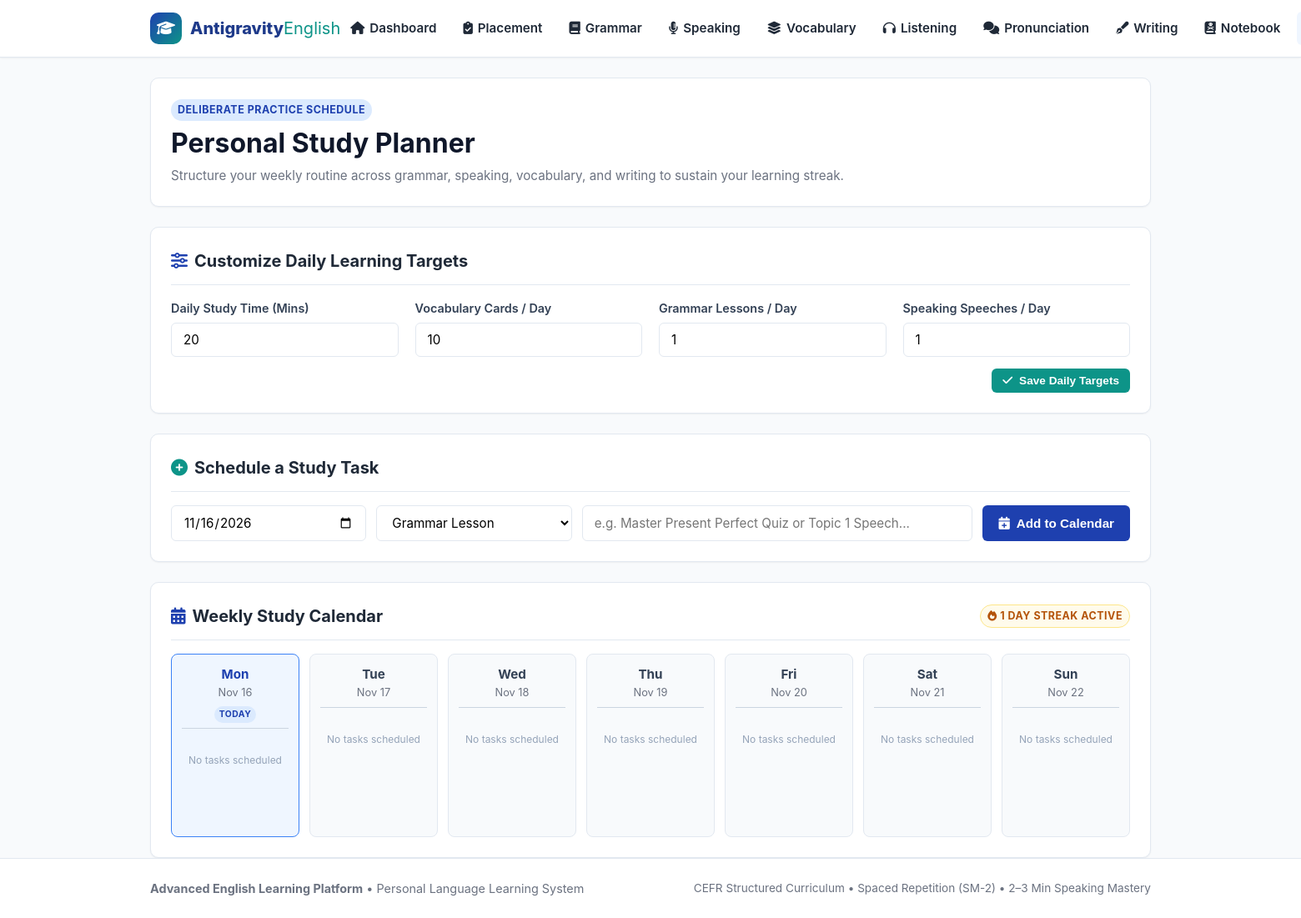
/planner/ (signed in), run on the app's committed database.
### tables this page shows
CREATE TABLE users (
    id INTEGER PRIMARY KEY AUTOINCREMENT,
    username TEXT UNIQUE NOT NULL,
    email TEXT UNIQUE,
    password_hash TEXT NOT NULL,
    is_guest INTEGER DEFAULT 0,
    xp INTEGER DEFAULT 0,
    streak_days INTEGER DEFAULT 1,
    last_active_date TEXT,
    daily_goal_minutes INTEGER DEFAULT 20,
    daily_goal_words INTEGER DEFAULT 10,
    daily_goal_lessons INTEGER DEFAULT 1,
    daily_goal_speaking INTEGER DEFAULT 1,
    voice_speed REAL DEFAULT 1.0,
    created_at TIMESTAMP DEFAULT CURRENT_TIMESTAMP
);

### routes/planner.py (the view)
@bp.route('')
@bp.route('/')
@login_required
def index():
    user_id = session['user_id']
    db = get_db()
    cur = db.execute("SELECT * FROM users WHERE id = ?", (user_id,))
    user = cur.fetchone()
    today = date.today()
    start_of_week = today - timedelta(days=today.weekday())  # Monday
    week_days = []
    for i in range(7):
        current_day = start_of_week + timedelta(days=i)
        day_str = current_day.isoformat()
        cur_t = db.execute("""
            SELECT * FROM study_planner
            WHERE user_id = ? AND plan_date = ?
            ORDER BY is_completed ASC, id ASC
        """, (user_id, day_str))
        tasks = cur_t.fetchall()
        week_days.append({
            "date": day_str,
            "day_name": current_day.strftime("%A"),
            "date_formatted": current_day.strftime("%b %d"),
            "is_today": (current_day == today),
            "is_past": (current_day < today),
            "tasks": tasks
        })
    cur_g = db.execute("SELECT id, title FROM grammar_lessons ORDER BY order_index ASC")
    lessons = cur_g.fetchall()
    cur_s = db.execute("SELECT id, topic_number, title FROM speaking_topics ORDER BY topic_number ASC")
    topics = cur_s.fetchall()
    return render_template(
        'planner.html',
        user=user,
        week_days=week_days,
        today_str=today.isoformat(),
        lessons=lessons,
        topics=topics
    )

### database/db.py (called while the page is built)
def get_db():
    if 'db' not in g:
        db_path = current_app.config['DATABASE']
        db_dir = os.path.dirname(db_path)
        if db_dir and not os.path.exists(db_dir):
            os.makedirs(db_dir, exist_ok=True)
        g.db = sqlite3.connect(db_path)
        g.db.row_factory = sqlite3.Row
        g.db.execute("PRAGMA foreign_keys = ON;")
    return g.db

### routes/auth.py (called while the page is built)
def login_required(view):
    @functools.wraps(view)
    def wrapped_view(**kwargs):
        if g.user is None:
            flash("Please log in or continue as guest to access this section.", "info")
            return redirect(url_for('auth.login', next=request.url))
        return view(**kwargs)
    return wrapped_view

### templates/planner.html (shortened to what this page needs)
{% extends "base.html" %}
{% block content %}
<div class="card" style="margin-bottom:24px;">
  <span class="badge badge-a1" style="margin-bottom:6px;">Deliberate Practice Schedule</span>
  <h1 style="font-size:2rem;margin-bottom:6px;">Personal Study Planner</h1>
  <p style="color:var(--text-muted);font-size:0.95rem;">
    Structure your weekly routine across grammar, speaking, vocabulary, and writing to sustain your learning streak.
  </p>
</div>
<div class="card" style="margin-bottom:24px;">
  <div class="card-header">
    <div class="card-title">
      <i class="fas fa-sliders-h" style="color:var(--primary);"></i> Customize Daily Learning Targets
    </div>
  </div>
  <form action="{{ url_for('planner.update_goals') }}" method="POST">
    <div class="grid-4" style="margin-bottom:14px;">
      <div class="form-group" style="margin-bottom:0;">
        <label class="form-label">Daily Study Time (Mins)</label>
        <input type="number" name="daily_goal_minutes" class="form-control" value="{{ user.daily_goal_minutes or 20 }}" min="5" max="180">
      </div>
      <div class="form-group" style="margin-bottom:0;">
        <label class="form-label">Vocabulary Cards / Day</label>
        <input type="number" name="daily_goal_words" class="form-control" value="{{ user.daily_goal_words or 10 }}" min="1" max="100">
      </div>
      <div class="form-group" style="margin-bottom:0;">
        <label class="form-label">Grammar Lessons / Day</label>
        <input type="number" name="daily_goal_lessons" class="form-control" value="{{ user.daily_goal_lessons or 1 }}" min="1" max="10">
      </div>
      <div class="form-group" style="margin-bottom:0;">
        <label class="form-label">Speaking Speeches / Day</label>
        <input type="number" name="daily_goal_speaking" class="form-control" value="{{ user.daily_goal_speaking or 1 }}" min="1" max="10">
      </div>
    </div>
    <div style="text-align:right;">
      <button type="submit" class="btn btn-secondary btn-sm">
        <i class="fas fa-check"></i> Save Daily Targets
      </button>
    </div>
  </form>
</div>
<div class="card" style="margin-bottom:24px;">
  <div class="card-header">
    <div class="card-title">
      <i class="fas fa-plus-circle" style="color:var(--secondary);"></i> Schedule a Study Task
    </div>
  </div>
  <form action="{{ url_for('planner.add_task') }}" method="POST">
    <div style="display:grid;grid-template-columns:1.5fr 1.5fr 3fr auto;gap:12px;">
      <input type="date" name="plan_date" class="form-control" value="{{ today_str }}" required>
      <select name="task_type" class="form-control">
        <option value="grammar">Grammar Lesson</option>
      </select>
      <input type="text" name="task_title" class="form-control" placeholder="e.g. Master Present Perfect Quiz or Topic 1 Speech..." required>
      <button type="submit" class="btn btn-primary">
        <i class="fas fa-calendar-plus"></i> Add to Calendar
      </button>
    </div>
  </form>
</div>
<div class="card">
  <div class="card-header">
    <div class="card-title">
      <i class="fas fa-calendar-alt" style="color:var(--primary);"></i> Weekly Study Calendar
    </div>
    <span class="badge badge-streak"><i class="fas fa-fire"></i> {{ user.streak_days or 1 }} Day Streak Active</span>
  </div>
  <div style="display:grid;grid-template-columns:repeat(7, 1fr);gap:12px;overflow-x:auto;">
    {% for day in week_days %}
      <div style="background:{% if day.is_today %}#eff6ff{% else %}#f8fafc{% endif %};border:1px solid {% if day.is_today %}var(--primary-light){% else %}#e2e8f0{% endif %};border-radius:8px;padding:12px;min-height:220px;display:flex;flex-direction:column;">
        <div style="border-bottom:1px solid #cbd5e1;padding-bottom:6px;margin-bottom:8px;text-align:center;">
          <div style="font-weight:700;font-size:0.95rem;color:{% if day.is_today %}var(--primary){% else %}#334155{% endif %};">
            {{ day.day_name[:3] }}
          </div>
          <div style="font-size:0.8rem;color:var(--text-muted);">{{ day.date_formatted }}</div>
          {% if day.is_today %}
            <span class="badge badge-a1" style="font-size:0.65rem;padding:2px 6px;">Today</span>
          {% endif %}
        </div>
        <div style="flex:1;display:flex;flex-direction:column;gap:6px;">
          {% for t in day.tasks %}
            <div style="padding:6px 8px;border-radius:4px;font-size:0.8rem;background:#ffffff;border:1px solid #e2e8f0;display:flex;align-items:flex-start;gap:6px;">
              <input type="checkbox" {% if t.is_completed %}checked{% endif %}
                     onchange="toggleTaskDone({{ t.id }}, this)" style="margin-top:2px;cursor:pointer;">
              <span style="{% if t.is_completed %}text-decoration:line-through;color:#94a3b8;{% else %}color:#0f172a;{% endif %}line-height:1.3;">
                {{ t.task_title }}
              </span>
            </div>
          {% else %}
            <div style="font-size:0.75rem;color:#94a3b8;text-align:center;margin-top:20px;">
              No tasks scheduled
            </div>
          {% endfor %}
        </div>
      </div>
    {% endfor %}
  </div>
</div>
{% endblock %}

### static/css/style.css (style rules this page uses)
:root { --primary: #1e40af; --primary-light: #3b82f6; --primary-dark: #1e3a8a; --primary-subtle: #eff6ff; --secondary: #0d9488; --secondary-light: #14b8a6; --secondary-subtle: #f0fdfa; --accent: #f59e0b; --accent-light: #fbbf24; --accent-subtle: #fffbeb; --success: #16a34a; --success-subtle: #f0fdf4; --warning: #d97706; --warning-subtle: #fffbeb; --danger: #dc2626; --danger-subtle: #fef2f2; --text-main: #1f2937; --text-muted: #6b7280; --text-light: #9ca3af; --bg-page: #f8fafc; --bg-card: #ffffff; --bg-card-subtle: #f1f5f9; --border-color: #e2e8f0; --border-focus: #3b82f6; --shadow-sm: 0 1px 2px 0 rgba(0, 0, 0, 0.05); --shadow-md: 0 4px 6px -1px rgba(0, 0, 0, 0.1), 0 2px 4px -1px rgba(0, 0, 0, 0.06); --shadow-lg: 0 10px 15px -3px rgba(0, 0, 0, 0.1), 0 4px 6px -2px rgba(0, 0, 0, 0.05); --radius-sm: 6px; --radius-md: 10px; --radius-lg: 16px; --radius-full: 9999px; --font-main: -apple-system, BlinkMacSystemFont, "Segoe UI", Roboto, Helvetica, Arial, sans-serif; --font-km: "Hanuman", "Kantumruy Pro", "Khmer OS", -apple-system, sans-serif; }
* { box-sizing: border-box; margin: 0; padding: 0; }
body { font-family: var(--font-main); background-color: var(--bg-page); color: var(--text-main); line-height: 1.6; min-height: 100vh; display: flex; flex-direction: column; }
h1, h2, h3, h4, h5, h6 { color: #0f172a; font-weight: 700; line-height: 1.3; }
.badge-streak { background-color: var(--accent-subtle); color: #b45309; border: 1px solid #fde68a; padding: 4px 10px; border-radius: var(--radius-full); font-weight: 700; font-size: 0.85rem; display: flex; align-items: center; gap: 4px; }
.card { background-color: var(--bg-card); border: 1px solid var(--border-color); border-radius: var(--radius-md); padding: 24px; box-shadow: var(--shadow-sm); transition: transform 0.15s ease, box-shadow 0.15s ease; }
.card-header { display: flex; justify-content: space-between; align-items: center; margin-bottom: 16px; border-bottom: 1px solid var(--border-color); padding-bottom: 12px; }
.card-title { font-size: 1.25rem; font-weight: 700; display: flex; align-items: center; gap: 8px; }
.btn { display: inline-flex; align-items: center; justify-content: center; gap: 8px; font-weight: 600; font-size: 0.95rem; padding: 10px 18px; border-radius: var(--radius-sm); border: 1px solid transparent; cursor: pointer; transition: all 0.15s ease; text-decoration: none; }
.btn-primary { background-color: var(--primary); color: #ffffff; }
.btn-secondary { background-color: var(--secondary); color: #ffffff; }
.btn-sm { padding: 6px 12px; font-size: 0.85rem; }
.form-group { margin-bottom: 18px; }
.form-label { display: block; font-weight: 600; font-size: 0.9rem; margin-bottom: 6px; color: #334155; }
.form-control { width: 100%; padding: 10px 14px; border: 1px solid var(--border-color); border-radius: var(--radius-sm); font-size: 0.95rem; background-color: #ffffff; transition: border-color 0.15s ease, box-shadow 0.15s ease; font-family: inherit; }
.badge { display: inline-block; padding: 3px 8px; border-radius: var(--radius-full); font-size: 0.78rem; font-weight: 700; text-transform: uppercase; letter-spacing: 0.5px; }
.badge-a1 { background-color: #dbeafe; color: #1e40af; }
.grid-4 { display: grid; grid-template-columns: repeat(4, 1fr); gap: 20px; }

### data on the page
users: daily_goal_minutes "20", daily_goal_words "10", daily_goal_lessons "1", daily_goal_speaking "1", streak_days "1"

### other printed values
{{ day.day_name[:3] }} "Mon" "Tue" "Wed" "Thu" "Fri" "Sat" "Sun"
{{ day.date_formatted }} "Nov 16" "Nov 17" "Nov 18" "Nov 19" "Nov 20" "Nov 21" "Nov 22"
